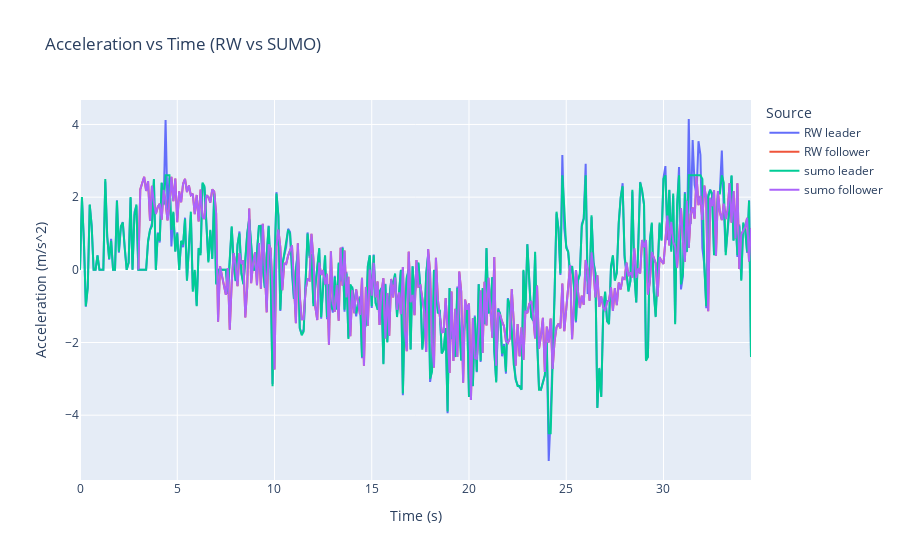

Notebook source saved alongside this figure:
### Code cell
at_fig = go.Figure(data=go.Scatter(x=actual_df['seconds'], y=actual_df['leadacceleration'], name='RW leader'))

at_fig.add_scatter(x=actual_df["seconds"], y=actual_df["followacceleration"], name="RW follower")
at_fig.add_scatter(x=leader_df["time"], y=leader_df["acceleration"], name="sumo leader")
at_fig.add_scatter(x=follower_df["time"], y=follower_df["acceleration"], name="sumo follower")

at_fig.update_layout(
    title="Acceleration vs Time (RW vs SUMO)",
    xaxis_title="Time (s)",
    yaxis_title="Acceleration (m/s^2)",
    legend_title="Source",
)

at_fig.show()

### Figure 1 — Plotly figure (JSON) as saved in the notebook; plotly's stock layout.template omitted (floating-point values rounded to 4 significant figures; data arrays with more than 128 entries replaced by an {"elided": "..."} marker saying what was removed)
{"data": [{"name": "RW leader", "type": "scatter", "x": {"elided": "346 float values"}, "y": {"elided": "346 float values"}}, {"name": "RW follower", "type": "scatter", "x": {"elided": "346 float values"}, "y": {"elided": "346 float values"}}, {"name": "sumo leader", "type": "scatter", "x": {"elided": "346 str values"}, "y": {"elided": "346 str values"}}, {"name": "sumo follower", "type": "scatter", "x": {"elided": "316 str values"}, "y": {"elided": "316 str values"}}], "layout": {"legend": {"title": {"text": "Source"}}, "title": {"text": "Acceleration vs Time (RW vs SUMO)"}, "xaxis": {"title": {"text": "Time (s)"}}, "yaxis": {"title": {"text": "Acceleration (m/s^2)"}}}}
